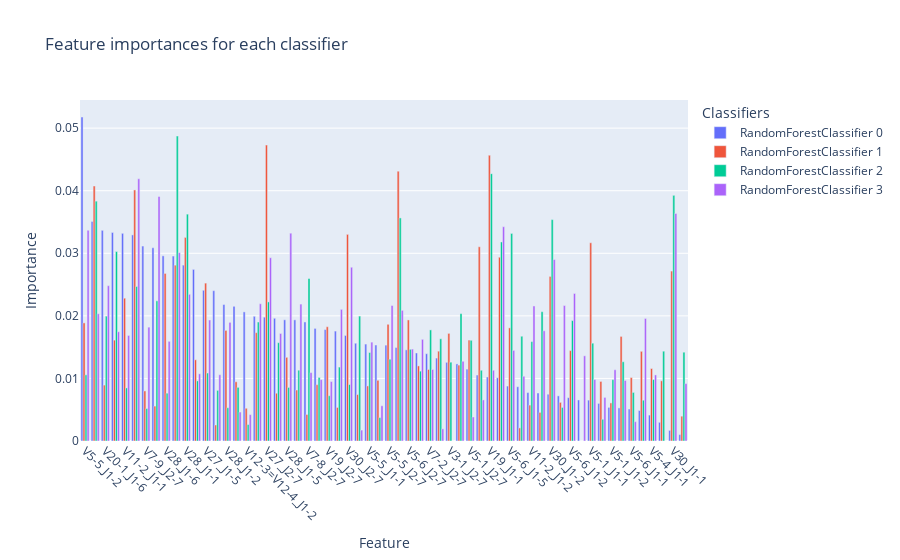

Notebook cell for this chart:
### Code cell
# display forrest feature importances

fig = go.Figure()
for i, clf in enumerate(voting_clf.estimators_[:4]):
    importances = clf.feature_importances_
    indices = np.argsort(importances)[::-1]
    fig.add_trace(go.Bar(x=DATASETS["dataset_freq_no_enterovirus_control"].data.columns[indices], y=importances[indices], name=f"{clf.__class__.__name__} {i}"))

fig.update_layout(barmode='group')
fig.update_layout(title="Feature importances for each classifier")
fig.update_yaxes(title="Importance")
fig.update_xaxes(title="Feature")
fig.update_layout(legend_title_text='Classifiers')

fig.update_xaxes(tickangle=45)
fig.show()
